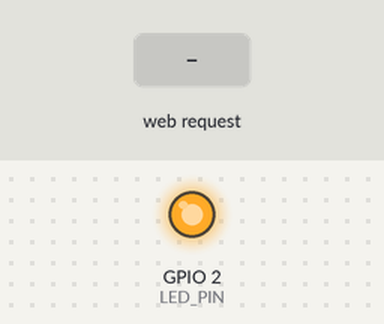
Bench run of a sketch on a simulated ESP8266 (NodeMCU). Shown: output pins drawn as LEDs (lit = HIGH). The inputs (shaded band) are chosen by the test bench. WiFi joins after 1.5 s; servers stay silent unless stated; what the sketch prints to the serial monitor is not drawn.

Above: at 2.7 s.
2.8 s: HTTP request GET /LED=ON received
At 3.7 s:
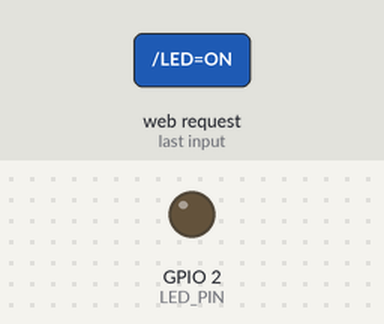
4.3 s: HTTP request GET /LED=OFF received
At 4.9 s:
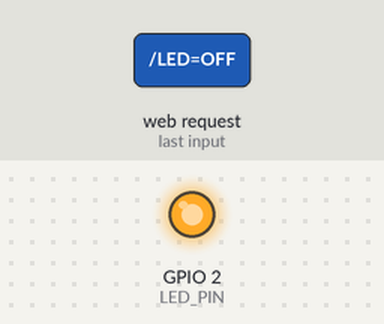
Timing chart, 0 to 7.3 s (numbered marks = the images above; inputs shaded):
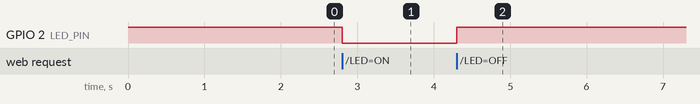

Measured:
- after the input at 2.8 s, GPIO 2 (LED_PIN): HIGH → LOW at once
- after the input at 4.3 s, GPIO 2 (LED_PIN): LOW → HIGH at once

The sketch:

26AUG_LED_Demo.ino
```cpp
#include <ESP8266WiFi.h>

const char* ssid = "YOUR_WIFI_SSID";
const char* password = "YOUR_WIFI_PASSWORD";

WiFiServer server(80);

#define LED_PIN 2  // NodeMCU built-in LED = D4 (GPIO2)

void setup() {
  Serial.begin(115200);
  pinMode(LED_PIN, OUTPUT);
  digitalWrite(LED_PIN, HIGH); // OFF initially (active LOW)

  // Connect to Wi-Fi
  Serial.print("Connecting to ");
  Serial.println(ssid);
  WiFi.begin(ssid, password);
  while (WiFi.status() != WL_CONNECTED) {
    delay(500);
    Serial.print(".");
  }
  Serial.println("");
  Serial.println("WiFi connected.");
  Serial.print("IP Address: ");
  Serial.println(WiFi.localIP()); // Note this IP for browser access

  server.begin();
}

void loop() {
  WiFiClient client = server.available();
  if (!client) return;

  String request = client.readStringUntil('\r');
  Serial.println(request);
  client.flush();

  if (request.indexOf("/LED=ON") != -1) {
    digitalWrite(LED_PIN, LOW);  // Turn LED ON
  }
  if (request.indexOf("/LED=OFF") != -1) {
    digitalWrite(LED_PIN, HIGH); // Turn LED OFF
  }

  // Build webpage
  String html = "<!DOCTYPE html><html><head><title>ESP8266 LED Control</title></head><body>";
  html += "<h1>ESP8266 LED Control</h1>";
  html += "<p><a href=\"/LED=ON\"><button>LED ON</button></a></p>";
  html += "<p><a href=\"/LED=OFF\"><button>LED OFF</button></a></p>";
  html += "</body></html>";

  client.print("HTTP/1.1 200 OK\r\nContent-Type: text/html\r\n\r\n");
  client.print(html);
  delay(1);
}
```
